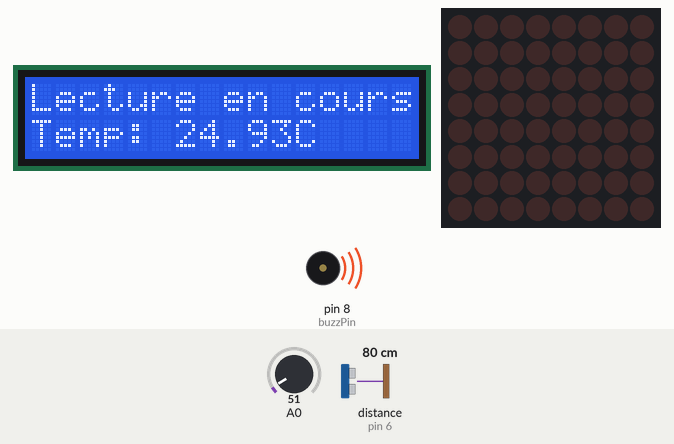
This sketch was run on a simulated Arduino Uno, built with avr-gcc and run on an emulated ATmega328P. Shown: 16×2 character LCD, 8×8 LED matrix, buzzer (waves = sounding). Wiring (inferred from the names in the program): ultrasonic range finder: trigger pin 7; echo pin 6. The inputs (shaded band) are chosen by the test bench; at power-on: distance to the obstacle (sensor on pin 6) 80 cm, A0 = 51. The echo pulse lasts 58.3 µs per cm; what the sketch prints to the serial monitor is not drawn.

Above: at 5.6 s.
At 8.04 s:
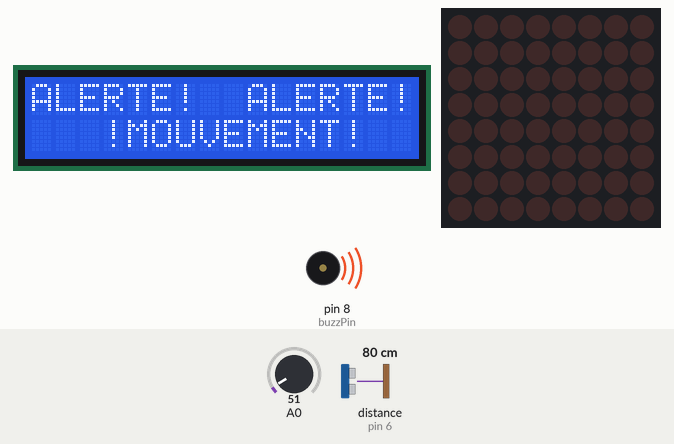
8.4 s: distance to the obstacle (sensor on pin 6) set to 35 cm
22.4 s: A0 set to 61
At 25.3 s:
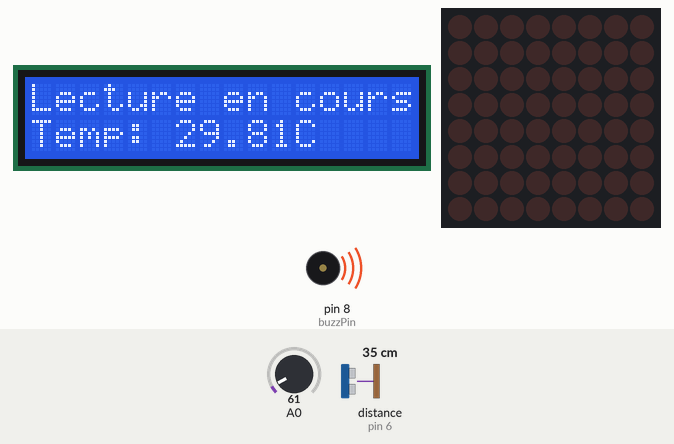
29.5 s: A0 set to 71
At 31.6 s:
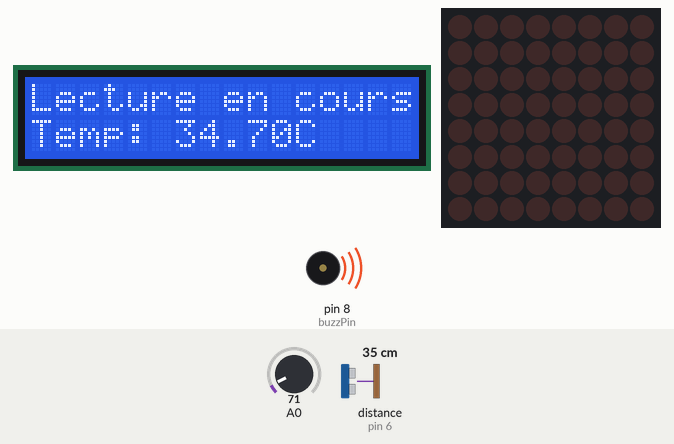
36.6 s: distance to the obstacle (sensor on pin 6) set to 14 cm
43.7 s: distance to the obstacle (sensor on pin 6) set to 11 cm
Timing chart, 0 to 46.7 s (numbered marks = the images above; inputs shaded):
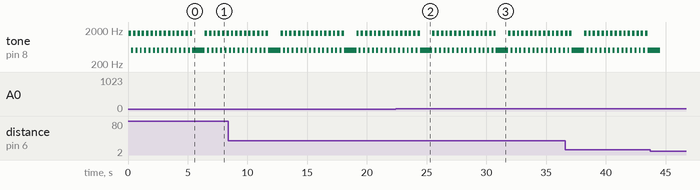

The sketch:

Code_Final_Binome3.ino
```cpp
/***********CODE FINAL DU BINOME 3 SERIE 6a 2BA PROJET ELECTRONIQUE APPLIQUEE*************
 Réalisé par: EL BAKKOURY YASSINE et EL HADDADI YASSINE
 Date: Mai 2018

 Sources:
    LCD: https://www.arduino.cc/en/Tutorial/LiquidCrystalDisplay
         https://www.dropbox.com/s/fp51e82pgwxji6f/Code%20Afficheur.pdf
    LM35: https://www.carnetdumaker.net/articles/mesurer-une-temperature-avec-un-capteur-lm35-et-une-carte-arduino-genuino/
    Ultra-Son: https://www.hackster.io/ammaratef45/detecting-obstacles-and-warning-arduino-and-ultrasonic-13e5ea
    Buzzer: http://www.ardumotive.com/how-to-use-a-buzzer-en.html
    MAX7219 (+Matrice Led): http://plaisirarduino.fr/max-7219/  ou http://plaisirarduino.fr/telechargement-page_download/# TELECHARGER MAX7219.
    Plusieurs codes s'y trouvent. ["..\Code sources MAX7219\Afficheur_Matrice\LedControle_matrice\LedControle_Led_matrice"]
    Librairies LedControl.h : https://www.arduinolibraries.info/libraries/led-control TELECHARGER
    Libraries LiquidCrystal.h : https://www.arduinolibraries.info/libraries/liquid-crystal TELECHARGER
ATTENTION, il est impératif de télécharger les libraries et de les placer dans le dossier Librarie qui accompagne le programme
Arduino pour faire marcher les #include. Il n'est pas nécessaire si le code fonctionne, sinon le problème pourrait provenir
d'une librarie manquante.
*/


#include <LiquidCrystal.h> //Généralement fournie dans le programme, sinon il faut télécharger la librairie.
#include "LedControl.h" //La librarie doit être installée préalablement.
LedControl lc=LedControl(11,13,10,1);
const int trigPin = 7;
const int echoPin = 6;
const int buzzPin = 8;

const int rs = 12, en = 9, d4 = 5, d5 = 4, d6 = 3, d7 = 2;
LiquidCrystal lcd(rs, en, d4, d5, d6, d7);

int i=0, a=0;
float reft, indic ;
int t;
long duree, duree2;
int distance;
int distance2;


void setup() {
pinMode(trigPin, OUTPUT);
pinMode(echoPin, INPUT);
pinMode(buzzPin, OUTPUT);
Serial.begin(9600);
lcd.begin(16, 2);
lc.shutdown(0,true);//Matrice Led éteinte.
lc.setIntensity(0,8);//Définit la luminosité.
lc.clearDisplay(0);//Efface la mémoire du MAX7219.
lc.setScanLimit(0, 8);//Définition le nombre de lignes à afficher.
}

void loop() {
  //Provoque un bip à chaque boucle pour prévenir que le système n'a rien détecté et est en cours de fonctionnement.
  tone(buzzPin,600);
  delay(1);
  noTone(buzzPin);

  //Lance la lecture de l'ultra-son.
  digitalWrite(trigPin, LOW);
  delayMicroseconds(5);
  digitalWrite(trigPin, HIGH);
  delayMicroseconds(10);
  digitalWrite(trigPin, LOW);
  duree = pulseIn(echoPin, HIGH);
  distance = duree*0.034/2;

  //Affiche la distance lue de l'ultra-son dans le moniteur série.
  Serial.print("Distance : ");
  Serial.print(distance);
  Serial.println("cm.");

  //Système de sécurité en cas de changement de distance.
  //NB: le système consiste en un couvercle qui protège un objet précieux. Une fois le couvercle retiré,
  //cela provoque une alarme.
  if (distance >=12){
    int s=0;
    while (s<15){//Nécessite 15 intervales pour que l'alarme cesse.
      Serial.println("ALERTE! ALERTE! MOUVEMENT SUSPECT! ALERTE! ALERTE!");
      tone(buzzPin, 1600); //Alarme sonore, active buzzer.
      delay(200);
      tone(buzzPin, 500);
      delay(10);
      lcd.display();
      lcd.setCursor(0,0);
      lcd.print("ALERTE!  ALERTE!");
      lcd.setCursor(0,1);
      lcd.print("   !MOUVEMENT! ");

      //Lance le clignotement de la matrice.
      lc.shutdown(0,false);//Allume la matrice.
      for (int row=0; row<8; row++){
        for (int col=0; col<8; col++){
          lc.setLed(0,col,row,true); //Allumer les leds en lignes et en colonnes.
          delay(1);}}
      for (int row=0; row<8; row++){
        for (int col=0; col<8; col++){
          lc.setLed(0,col,row,false); //Eteint les leds en lignes et en colonnes.
          delay(1);
          }
        }lc.shutdown(0,true);
      s=s+1;//Avance la boucle jusqu'à éteindre l'alarme.
    }
    lc.shutdown(0,true);//Eteint la matrice.
    lcd.clear();//Nettoie le lcd après la fin de l'alarme.
  }
  else {
    noTone(buzzPin);//Permet d'éteindre le buzzer après chaque boucle.
    }
  lcd.clear();

  //  Lance la lecture de température.
  int valeur_brute = analogRead(A0);
  float temperature_celcius = valeur_brute * (5.0 / 1023.0 * 100.0);
  lcd.setCursor(0,0);
  lcd.print("Lecture en cours");
  lcd.setCursor(0,1);
  lcd.print("Temp: ");
  lcd.print(temperature_celcius);
  lcd.print("C");
  lcd.display();
  delay(250);
  Serial.print("Température : ");
  Serial.print(temperature_celcius);
  Serial.println("°C.");


  i=i+1; //Permet d'enregistrer une première référence de température dans "reft" après 10 intervales de temps
  //puis une autre référence tous les 50 intervales.
  if (i>10) {
    reft=temperature_celcius;
    i=-40;
    }
  indic = reft - temperature_celcius; //Indique la variation de température par rapport à la référence.

  if ( reft != NULL){//Permet de démarrer l'affichage de la donnée Variation dans le Moniteur série après la première référence.
    //Code semblable à l'alerte Distance.
    Serial.print("Variation : ");
    Serial.print(indic);
    Serial.println("°C.");
    if (indic >2 || indic<-2){//Si l'indicateur est trop important, lance une alerte.
      int t=0;
      while(t<5){//Nécessite 5 intervales pour que l'alerte cesse.
        duree2 = pulseIn(echoPin, HIGH);
        distance2 = duree*0.034/2;
        if ( distance2 >=12){ //Si en plus de la variation de température, il y a un mouvement.
          lcd.clear();
          int u=0;
          while (u<10){//Cas clair d'intrusion dans le système.
            //Nécessite 10 intervales supplémentaires dans chacun des 5 intervales pour que l'alarme cesse.
            Serial.println("ALERTE! ALERTE! MOUVEMENT SUSPECT! ALERTE! ALERTE!");
            Serial.println("ALERTE! VARIATION IMPORTANTE DE TEMPERATURE! ALERTE!");
            tone(buzzPin, 1500);
            delay(200);
            tone(buzzPin, 600);
            delay(200);
            lcd.display();
            lcd.setCursor(0,0);
            lcd.print("VARIATION TEMP!");
            lcd.setCursor(0,1);
            lcd.print(" !MOUVEMENT!");
            lc.shutdown(0,false);
            for (int row=0; row<8; row++){
              for (int col=0; col<8; col++){
                lc.setLed(0,col,row,true); //Allume les leds.
                delay(1);}}
            for (int row=0; row<8; row++){
              for (int col=0; col<8; col++){
                lc.setLed(0,col,row,false); //Eteint les leds.
                delay(1);
                }
              }
            u=u+1;
        }
        t=t+1;
        lc.shutdown(0,true);//Eteint la matrice.
      }
      else{
        lcd.clear();
        lcd.display();
        lcd.setCursor(0,0);
        lcd.print("ALERTE!  ALERTE!");
        lcd.setCursor(0,1);
        lcd.print("VARIATION TEMP!");
         Serial.println("ALERTE! VARIATION IMPORTANTE DE TEMPERATURE! ALERTE!");
         t=t+1;
         delay(400);
         lc.shutdown(0,false);
          for (int row=0; row<8; row++){
            for (int col=0; col<8; col++){
              lc.setLed(0,col,row,true); //Allume les leds.
              delay(1);}}
          for (int row=0; row<8; row++){
            for (int col=0; col<8; col++){
              lc.setLed(0,col,row,false); //Eteint les leds.
              delay(1);
              }
            }lc.shutdown(0,true);
          }
        lcd.clear();
        lc.shutdown(0,true);//Eteint la matrice.
      }
    }
  }
 Serial.println(" "); //Compose  une ligne vide dans le moniteur série.
 delay(600);//Relance la boucle après 600ms

 }
```

Measured:
- by itself, tone on pin 8 (buzzPin): plays 500 Hz for 0.17 s, 1600 Hz for 0.20 s, 500 Hz for 0.17 s, 1600 Hz for 0.20 s, 500 Hz for 0.17 s, 1600 Hz for 0.20 s … (67 notes in this stretch)
- what the display in image 0 shows lasts 1.1 s, from 5.6 s to 6.7 s
